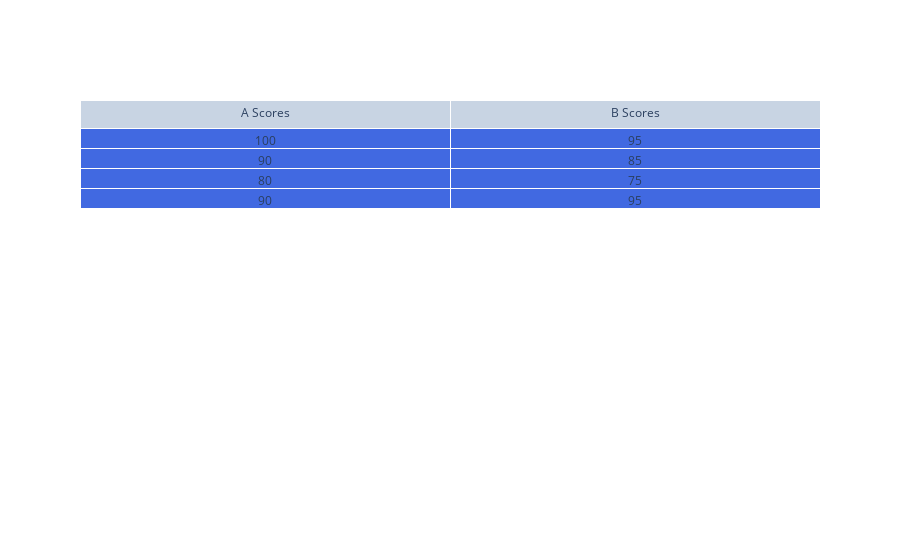

This figure's notebook cell:
### Code cell
import plotly.graph_objects as go

fig = go.Figure(data=[go.Table(
    header=dict(
        values=['A Scores', 'B Scores']),
    cells=dict(values=[[100, 90, 80, 90], [95, 85, 75, 95]],
        fill_color='royalblue')),
                     ]
               )
fig.show()

### Figure 1 — Plotly figure (JSON) as saved in the notebook; plotly's stock layout.template omitted (floating-point values rounded to 4 significant figures)
{"data": [{"cells": {"fill": {"color": "royalblue"}, "values": [[100, 90, 80, 90], [95, 85, 75, 95]]}, "header": {"values": ["A Scores", "B Scores"]}, "type": "table"}], "layout": {}}
